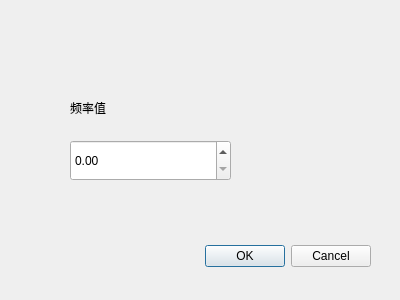
<?xml version="1.0" encoding="UTF-8"?>
<ui version="4.0">
 <class>Frequency</class>
 <widget class="QDialog" name="Frequency">
  <property name="geometry">
   <rect>
    <x>0</x>
    <y>0</y>
    <width>400</width>
    <height>300</height>
   </rect>
  </property>
  <property name="windowTitle">
   <string>Dialog</string>
  </property>
  <widget class="QDialogButtonBox" name="buttonBox">
   <property name="geometry">
    <rect>
     <x>30</x>
     <y>240</y>
     <width>341</width>
     <height>32</height>
    </rect>
   </property>
   <property name="orientation">
    <enum>Qt::Horizontal</enum>
   </property>
   <property name="standardButtons">
    <set>QDialogButtonBox::Cancel|QDialogButtonBox::Ok</set>
   </property>
  </widget>
  <widget class="QLabel" name="NameFrequency">
   <property name="geometry">
    <rect>
     <x>70</x>
     <y>100</y>
     <width>72</width>
     <height>15</height>
    </rect>
   </property>
   <property name="text">
    <string>频率值</string>
   </property>
  </widget>
  <widget class="QDoubleSpinBox" name="doubleSpinBox">
   <property name="geometry">
    <rect>
     <x>70</x>
     <y>140</y>
     <width>161</width>
     <height>41</height>
    </rect>
   </property>
  </widget>
 </widget>
 <resources/>
 <connections>
  <connection>
   <sender>buttonBox</sender>
   <signal>accepted()</signal>
   <receiver>Frequency</receiver>
   <slot>accept()</slot>
   <hints>
    <hint type="sourcelabel">
     <x>248</x>
     <y>254</y>
    </hint>
    <hint type="destinationlabel">
     <x>157</x>
     <y>274</y>
    </hint>
   </hints>
  </connection>
  <connection>
   <sender>buttonBox</sender>
   <signal>rejected()</signal>
   <receiver>Frequency</receiver>
   <slot>reject()</slot>
   <hints>
    <hint type="sourcelabel">
     <x>316</x>
     <y>260</y>
    </hint>
    <hint type="destinationlabel">
     <x>286</x>
     <y>274</y>
    </hint>
   </hints>
  </connection>
 </connections>
</ui>
